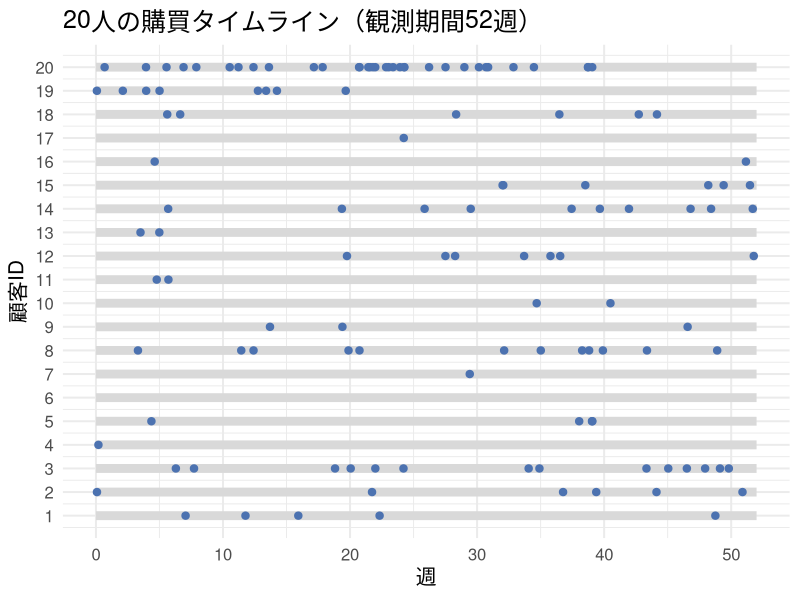
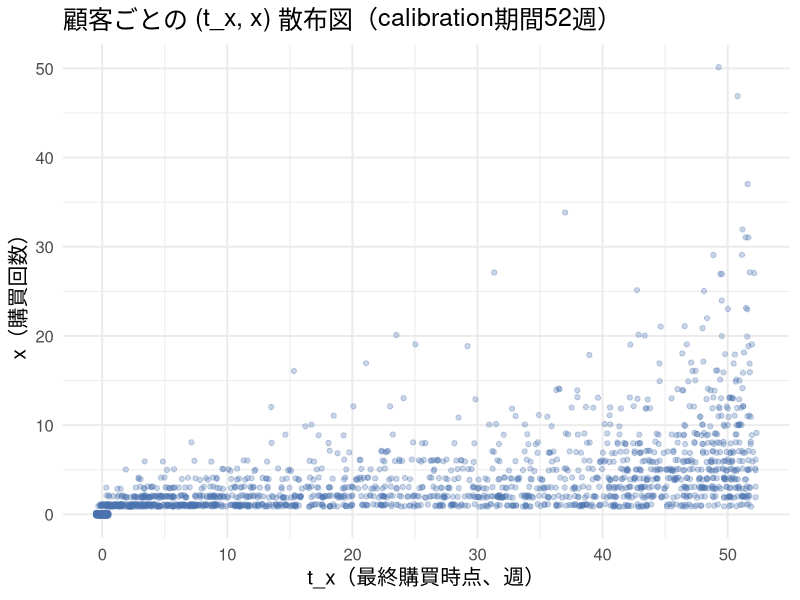
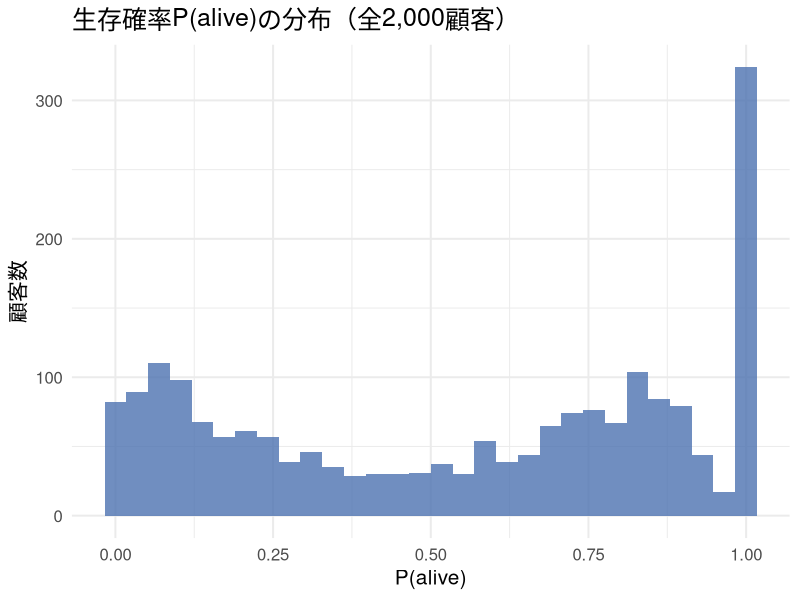
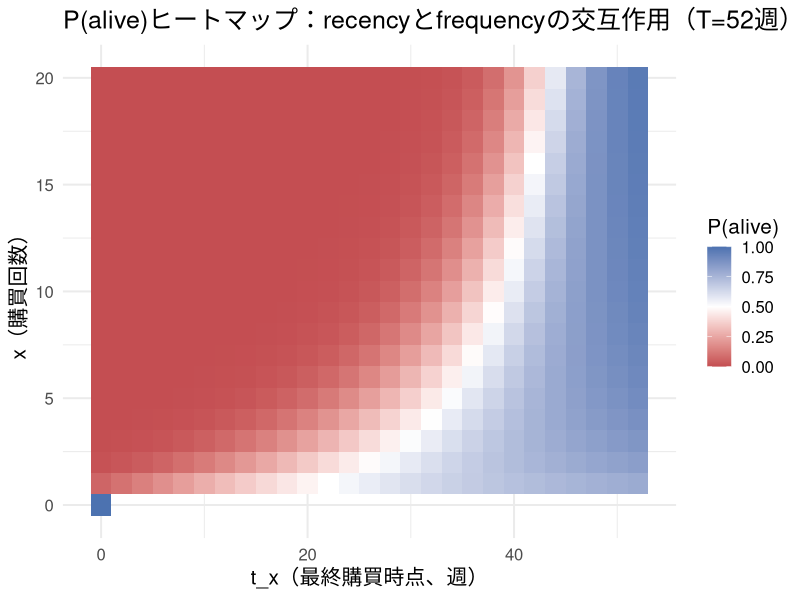
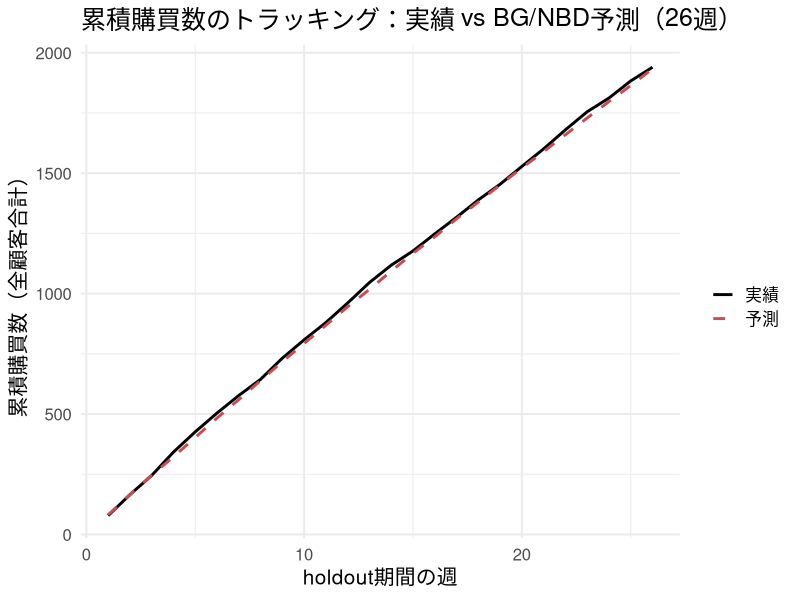
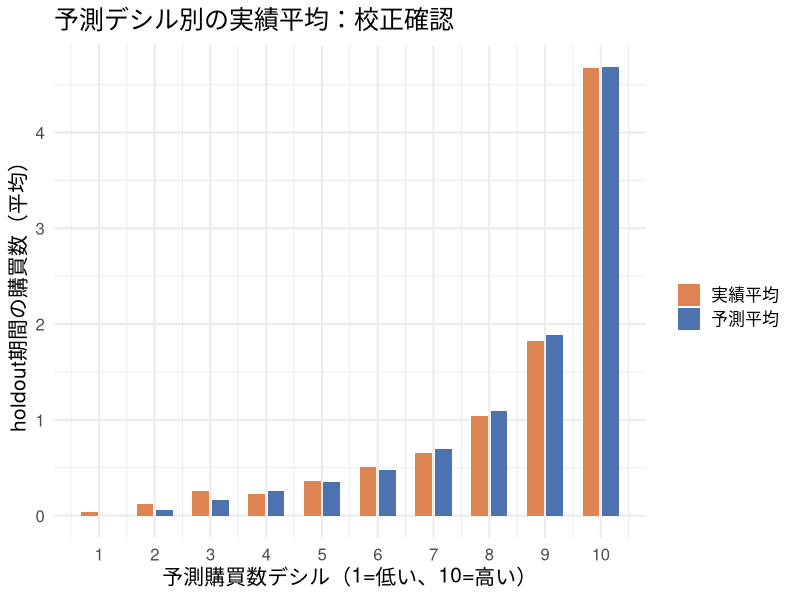

Write R code to recreate these figures, in order.
## ---- chunk 1
#| include: false
library(ggplot2)
library(dplyr)
library(tidyr)
library(knitr)

set.seed(202610)

theme_slide <- function() {
  fam <- if (Sys.info()[["sysname"]] == "Darwin") "Hiragino Sans" else ""
  theme_minimal(base_size = 15, base_family = fam)
}
theme_set(theme_slide())
knitr::opts_chunk$set(fig.align = "center", dpi = 144)
options(scipen = 8)
## ---- chunk 2
#| label: s10-fig-timeline
#| fig-height: 4.0
simulate_customer_events <- function(lambda, p_drop, T) {
  t <- 0
  events <- c()
  repeat {
    wait <- rexp(1, rate = lambda)
    t_next <- t + wait
    if (t_next > T) break
    t <- t_next
    events <- c(events, t)
    if (runif(1) < p_drop) break   # 購買直後に確率p_dropで離脱
  }
  events
}

n_demo <- 20
T_demo <- 52
r_demo <- 0.8; alpha_demo <- 6; a_demo <- 0.7; b_demo <- 2.5

lambda_demo <- rgamma(n_demo, shape = r_demo, rate = alpha_demo)
p_demo <- rbeta(n_demo, a_demo, b_demo)

timeline_list <- lapply(1:n_demo, function(i) {
  ev <- simulate_customer_events(lambda_demo[i], p_demo[i], T_demo)
  data.frame(customer = rep(i, length(ev)), event_time = ev)
})
timeline_df <- do.call(rbind, timeline_list)

ggplot(timeline_df, aes(x = event_time, y = customer)) +
  annotate("segment", x = 0, xend = T_demo, y = 1:n_demo, yend = 1:n_demo,
           color = "gray85", linewidth = 3) +
  geom_point(color = "#4C72B0", size = 2.2) +
  labs(x = "週", y = "顧客ID", title = "20人の購買タイムライン（観測期間52週）") +
  scale_y_continuous(breaks = 1:n_demo)
## ---- chunk 3
#| label: s10-dgp-params
#| echo: true
#| output-location: fragment
N <- 2000
T_cal <- 52       # calibration期間（週）
T_holdout <- 26   # holdout期間（週）
T_total <- T_cal + T_holdout

r_true <- 0.8; alpha_true <- 6; a_true <- 0.7; b_true <- 2.5

lambda_true <- rgamma(N, shape = r_true, rate = alpha_true)
p_true <- rbeta(N, a_true, b_true)
## ---- chunk 4
#| label: s10-dgp-run
#| include: false
all_events <- vector("list", N)
for (i in 1:N) {
  all_events[[i]] <- simulate_customer_events(lambda_true[i], p_true[i], T_total)
}

# calibration期間(52週)だけを見て (x, t_x) を作る
x_cal  <- sapply(all_events, function(ev) sum(ev <= T_cal))
tx_cal <- sapply(all_events, function(ev) {
  ev_cal <- ev[ev <= T_cal]
  if (length(ev_cal) == 0) 0 else max(ev_cal)
})
## ---- chunk 5
#| label: s10-fig-scatter
#| fig-height: 3.9
scatter_df <- data.frame(x = x_cal, tx = tx_cal)
ggplot(scatter_df, aes(x = tx, y = x)) +
  geom_jitter(alpha = 0.3, width = 0.5, height = 0.15, color = "#4C72B0") +
  labs(x = "t_x（最終購買時点、週）", y = "x（購買回数）",
       title = "顧客ごとの (t_x, x) 散布図（calibration期間52週）")
## ---- chunk 6
#| label: s10-loglik
#| echo: true
#| output-location: fragment
logsumexp2 <- function(log_a, log_b) {
  m <- pmax(log_a, log_b)
  m + log(exp(log_a - m) + exp(log_b - m))
}

bgnbd_loglik <- function(r, alpha, a, b, x, tx, T) {
  ln_Bab <- lbeta(a, b)
  ln_A0 <- lbeta(a, b + x) - ln_Bab +          # 生存経路
    lgamma(r + x) - lgamma(r) +
    r * log(alpha) - (r + x) * log(alpha + T)
  ln_A1 <- rep(-Inf, length(x))                 # 離脱経路（x=0なら評価しない）
  idx <- x > 0
  ln_A1[idx] <- lbeta(a + 1, b + x[idx] - 1) - ln_Bab +
    lgamma(r + x[idx]) - lgamma(r) +
    r * log(alpha) - (r + x[idx]) * log(alpha + tx[idx])
  logsumexp2(ln_A0, ln_A1)
}
## ---- chunk 7
#| label: s10-mle
#| echo: true
#| output-location: fragment
neg_loglik_bgnbd <- function(theta_log, x, tx, T) {
  params <- exp(theta_log)   # 正値制約：log変換したパラメータを探索
  -sum(bgnbd_loglik(params[1], params[2], params[3], params[4], x, tx, T))
}

opt_result <- optim(
  par = log(c(r = 1, alpha = 1, a = 1, b = 1)),
  fn = neg_loglik_bgnbd,
  x = x_cal, tx = tx_cal, T = rep(T_cal, N),
  method = "L-BFGS-B", hessian = TRUE
)
theta_hat <- exp(opt_result$par)
names(theta_hat) <- c("r", "alpha", "a", "b")
round(theta_hat, 4)
## ---- chunk 8
#| label: s10-recovery-table
true_params <- c(r = r_true, alpha = alpha_true, a = a_true, b = b_true)
recovery_df <- data.frame(
  parameter = names(true_params),
  true_value = true_params,
  estimate = round(theta_hat, 4)
)
kable(recovery_df, col.names = c("パラメータ", "真値", "MLE推定値"))
## ---- chunk 9
#| label: s10-se
vcov_log <- solve(opt_result$hessian)
se_log <- sqrt(diag(vcov_log))
se_orig <- theta_hat * se_log   # delta法: g=exp なので se(g) = g * se

inference_df <- data.frame(
  parameter = names(true_params),
  true_value = true_params,
  estimate = round(theta_hat, 4),
  se = round(se_orig, 4),
  ci_lower = round(theta_hat - 1.96 * se_orig, 4),
  ci_upper = round(theta_hat + 1.96 * se_orig, 4)
)
kable(inference_df,
      col.names = c("パラメータ", "真値", "推定値", "SE", "95%CI下限", "95%CI上限"))
## ---- chunk 10
#| label: s10-palive-calc
#| include: false
palive_bgnbd <- function(r, alpha, a, b, x, tx, T) {
  ratio <- (alpha + T) / (alpha + tx)
  term <- ifelse(x > 0, (a / (b + x - 1)) * ratio^(r + x), 0)
  1 / (1 + term)
}

palive_all <- palive_bgnbd(theta_hat["r"], theta_hat["alpha"],
                           theta_hat["a"], theta_hat["b"],
                           x_cal, tx_cal, T_cal)
## ---- chunk 11
#| label: s10-fig-palive-hist
#| fig-height: 3.9
ggplot(data.frame(palive = palive_all), aes(x = palive)) +
  geom_histogram(bins = 30, fill = "#4C72B0", alpha = 0.8) +
  labs(x = "P(alive)", y = "顧客数", title = "生存確率P(alive)の分布（全2,000顧客）")
## ---- chunk 12
#| label: s10-fig-palive-heatmap
#| fig-height: 4.1
x_grid  <- 0:20
tx_grid <- seq(0, 52, by = 2)

heatmap_df <- expand.grid(x = x_grid, tx = tx_grid)
heatmap_df <- heatmap_df[heatmap_df$tx <= T_cal & !(heatmap_df$x == 0 & heatmap_df$tx > 0), ]
heatmap_df$palive <- palive_bgnbd(
  theta_hat["r"], theta_hat["alpha"], theta_hat["a"], theta_hat["b"],
  heatmap_df$x, heatmap_df$tx, T_cal
)

ggplot(heatmap_df, aes(x = tx, y = x, fill = palive)) +
  geom_tile() +
  scale_fill_gradient2(low = "#C44E52", mid = "white", high = "#4C72B0",
                       midpoint = 0.5, limits = c(0, 1)) +
  labs(x = "t_x（最終購買時点、週）", y = "x（購買回数）", fill = "P(alive)",
       title = "P(alive)ヒートマップ：recencyとfrequencyの交互作用（T=52週）")
## ---- chunk 13
#| label: s10-recency-frequency-example
tx_fixed <- 44
example_df <- data.frame(x = c(1, 2, 3, 5, 8, 12, 20))
example_df$palive <- round(palive_bgnbd(
  theta_hat["r"], theta_hat["alpha"], theta_hat["a"], theta_hat["b"],
  example_df$x, tx_fixed, T_cal
), 4)
kable(example_df, col.names = c("x（購買回数）", "P(alive)"))
## ---- chunk 14
#| label: s10-forecast-run
#| include: false
# holdout期間を連続時間（単位=週）で走らせ、各週(w-1,w]に集計する
simulate_holdout_weekly <- function(r_hat, alpha_hat, a_hat, b_hat,
                                    x, T_cal, p_alive, n_weeks, S = 20) {
  lambda_post <- rgamma(S, shape = r_hat + x, rate = alpha_hat + T_cal)
  p_post <- rbeta(S, shape1 = a_hat, shape2 = b_hat + x)
  is_alive <- runif(S) < p_alive
  weekly_counts <- matrix(0, nrow = S, ncol = n_weeks)
  for (s in seq_len(S)) {
    if (!is_alive[s]) next
    event_times <- simulate_customer_events(lambda_post[s], p_post[s], n_weeks)
    if (length(event_times) > 0) {
      weekly_counts[s, ] <- tabulate(ceiling(event_times), nbins = n_weeks)
    }
  }
  colMeans(weekly_counts)
}

pred_weekly_matrix <- matrix(0, nrow = N, ncol = T_holdout)
for (i in 1:N) {
  pred_weekly_matrix[i, ] <- simulate_holdout_weekly(
    theta_hat["r"], theta_hat["alpha"], theta_hat["a"], theta_hat["b"],
    x_cal[i], T_cal, palive_all[i], T_holdout, S = 20
  )
}
pred_weekly_total <- colSums(pred_weekly_matrix)
pred_indiv_total  <- rowSums(pred_weekly_matrix)

actual_weekly_total <- sapply(1:T_holdout, function(w) {
  sum(sapply(all_events, function(ev) sum(ev > T_cal + w - 1 & ev <= T_cal + w)))
})
actual_indiv_total <- sapply(all_events, function(ev) sum(ev > T_cal))
## ---- chunk 15
#| label: s10-fig-tracking
#| fig-height: 4.0
tracking_df <- data.frame(
  week = 1:T_holdout,
  actual_cum = cumsum(actual_weekly_total),
  predicted_cum = cumsum(pred_weekly_total)
) %>%
  pivot_longer(cols = c(actual_cum, predicted_cum), names_to = "type", values_to = "cum_purchases")

ggplot(tracking_df, aes(x = week, y = cum_purchases, color = type, linetype = type)) +
  geom_line(linewidth = 1) +
  scale_color_manual(values = c("actual_cum" = "black", "predicted_cum" = "#C44E52"),
                     labels = c("実績", "予測")) +
  scale_linetype_manual(values = c("actual_cum" = "solid", "predicted_cum" = "dashed"),
                        labels = c("実績", "予測")) +
  labs(x = "holdout期間の週", y = "累積購買数（全顧客合計）", color = "", linetype = "",
       title = "累積購買数のトラッキング：実績 vs BG/NBD予測（26週）")
## ---- chunk 16
#| label: s10-fig-calibration
#| fig-height: 4.0
decile_df <- data.frame(pred = pred_indiv_total, actual = actual_indiv_total) %>%
  mutate(decile = ntile(pred, 10)) %>%
  group_by(decile) %>%
  summarise(pred_mean = mean(pred), actual_mean = mean(actual), n = n())

decile_long <- decile_df %>%
  select(decile, pred_mean, actual_mean) %>%
  pivot_longer(cols = c(pred_mean, actual_mean), names_to = "type", values_to = "value")

ggplot(decile_long, aes(x = decile, y = value, fill = type)) +
  geom_col(position = position_dodge(width = 0.7), width = 0.6) +
  scale_fill_manual(values = c("pred_mean" = "#4C72B0", "actual_mean" = "#DD8452"),
                    labels = c("実績平均", "予測平均")) +
  scale_x_continuous(breaks = 1:10) +
  labs(x = "予測購買数デシル（1=低い、10=高い）",
       y = "holdout期間の購買数（平均）", fill = "",
       title = "予測デシル別の実績平均：校正確認")
## ---- chunk 17
#| label: s10-clv-example
margin <- 1500          # 1回の購買あたりの粗利(円)
annual_discount <- 0.10 # 実効年率
weekly_discount <- (1 + annual_discount)^(1 / 52) - 1
horizon_weeks <- 104    # 2年先まで

compute_clv <- function(r_hat, alpha_hat, a_hat, b_hat, x, T_cal, p_alive,
                        horizon_weeks, weekly_d, margin, S = 200) {
  lambda_post <- rgamma(S, shape = r_hat + x, rate = alpha_hat + T_cal)
  p_post <- rbeta(S, shape1 = a_hat, shape2 = b_hat + x)
  is_alive <- runif(S) < p_alive
  path_value <- numeric(S)
  for (s in seq_len(S)) {
    if (!is_alive[s]) next
    event_times <- simulate_customer_events(lambda_post[s], p_post[s], horizon_weeks)
    if (length(event_times) > 0) {
      path_value[s] <- sum(margin / (1 + weekly_d)^ceiling(event_times))
    }
  }
  mean(path_value)
}

pa_top <- palive_bgnbd(theta_hat["r"], theta_hat["alpha"], theta_hat["a"], theta_hat["b"],
                       15, 50, T_cal)
pa_avg <- palive_bgnbd(theta_hat["r"], theta_hat["alpha"], theta_hat["a"], theta_hat["b"],
                       3, 30, T_cal)
clv_top <- compute_clv(theta_hat["r"], theta_hat["alpha"], theta_hat["a"], theta_hat["b"],
                       x = 15, T_cal = T_cal, p_alive = pa_top,
                       horizon_weeks = horizon_weeks, weekly_d = weekly_discount, margin = margin)
clv_avg <- compute_clv(theta_hat["r"], theta_hat["alpha"], theta_hat["a"], theta_hat["b"],
                       x = 3, T_cal = T_cal, p_alive = pa_avg,
                       horizon_weeks = horizon_weeks, weekly_d = weekly_discount, margin = margin)

clv_df <- data.frame(
  customer = c("上位顧客の例 (x=15, 最終購買50週)", "平均的顧客の例 (x=3, 最終購買30週)"),
  clv = c(round(clv_top), round(clv_avg))
)
kable(clv_df, col.names = c("顧客タイプ", "CLV（円、2年・マージン1500円）"))
